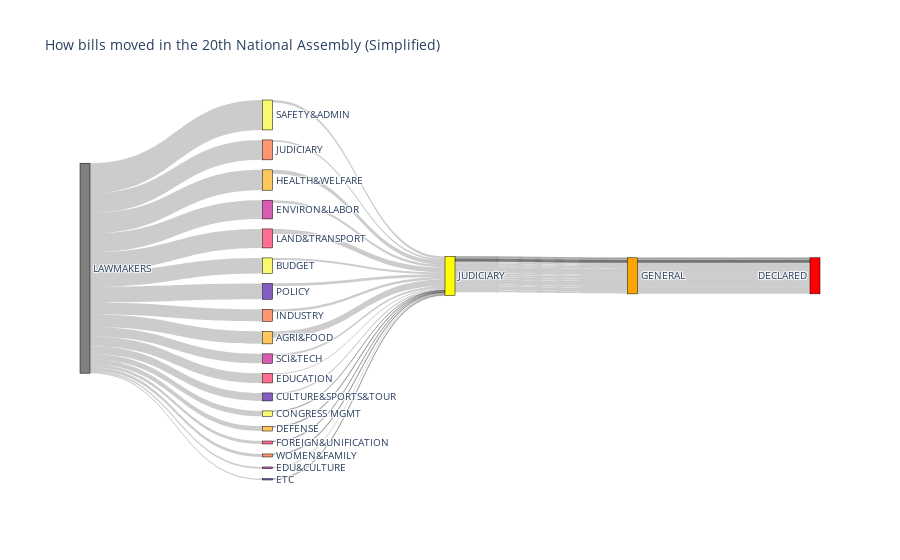

Write notebook code for a chart like this one.
### Markdown cell above
### 3. Visualization

This notebook uses Plotly's Sankey Diagram to visualize how bills moved in the 20th National Assembly. The diagram will allow us to see in which stage in the legislation were the largest number of bills were killed.

### Code cell
# Build a sankey diagram.
labels = ["LAWMAKERS", 
          "ETC", "EDU&CULTURE", "FOREIGN&UNIFICATION", "WOMEN&FAMILY", "DEFENSE", 
          "CONGRESS MGMT", "CULTURE&SPORTS&TOUR", "SCI&TECH", "EDUCATION", "INDUSTRY",
          "AGRI&FOOD", "BUDGET", "POLICY", "ENVIRON&LABOR", "LAND&TRANSPORT", 
          "JUDICIARY", "HEALTH&WELFARE", "SAFETY&ADMIN",
          "JUDICIARY", "GENERAL", "DECLARED"]

# Create source nodes.
source_list = []
source_list += 18 * [0]
source_list += list(range(1,19))
source_list += 18 * [19]
source_list += 18 * [20]

# Create target nodes.
target_list = []
target_list += list(range(1,19))
target_list += 18 * [19]
target_list += 18 * [20]
target_list += 18 * [21]

# Attribute values to each node.
value_list = []
value_list += twenty_bills_count['PROPOSE'].tolist()
value_list += twenty_bills_count['COMMITEE_VOTE'].tolist()
value_list += twenty_bills_count['GENERAL_SESSION'].tolist()
value_list += twenty_bills_count['ANNOUNCEMENT'].tolist()

# Add colors to each node.
tab_color_list = []
tab_color_list += ["gray"]
tab_color_list += twenty_bills_count['COLOR'].tolist()
tab_color_list += ["yellow", "orange", "red"]

fig = go.Figure(data = [go.Sankey(node = dict(pad = 10, 
                                              thickness = 10, 
                                              line = dict(color = "black", width = 0.5),
                                              label = labels,
                                              color = tab_color_list),
                                  link = dict(source = source_list,
                                              target = target_list,
                                              value = value_list,
                                             ))])

fig.update_layout(title_text="How bills moved in the 20th National Assembly (Simplified)", 
                  font_size=10)
fig.show()

### Figure 1 — Plotly figure (JSON) as saved in the notebook; plotly's stock layout.template omitted (floating-point values rounded to 4 significant figures)
{"data": [{"link": {"source": [0, 0, 0, 0, 0, 0, 0, 0, 0, 0, 0, 0, 0, 0, 0, 0, 0, 0, 1, 2, 3, 4, 5, 6, 7, 8, 9, 10, 11, 12, 13, 14, 15, 16, 17, 18, 19, 19, 19, 19, 19, 19, 19, 19, 19, 19, 19, 19, 19, 19, 19, 19, 19, 19, 20, 20, 20, 20, 20, 20, 20, 20, 20, 20, 20, 20, 20, 20, 20, 20, 20, 20], "target": [1, 2, 3, 4, 5, 6, 7, 8, 9, 10, 11, 12, 13, 14, 15, 16, 17, 18, 19, 19, 19, 19, 19, 19, 19, 19, 19, 19, 19, 19, 19, 19, 19, 19, 19, 19, 20, 20, 20, 20, 20, 20, 20, 20, 20, 20, 20, 20, 20, 20, 20, 20, 20, 20, 21, 21, 21, 21, 21, 21, 21, 21, 21, 21, 21, 21, 21, 21, 21, 21, 21, 21], "value": [115, 149, 255, 263, 412, 468, 694, 826, 835, 1055, 1087, 1348, 1382, 1630, 1655, 1736, 1773, 2605, 66, 119, 57, 75, 82, 27, 113, 181, 95, 229, 558, 181, 223, 223, 435, 158, 331, 221, 65, 125, 43, 74, 68, 26, 103, 126, 97, 216, 527, 147, 210, 204, 416, 160, 327, 187, 65, 125, 43, 74, 68, 26, 103, 126, 97, 214, 527, 145, 209, 204, 416, 160, 327, 212]}, "node": {"color": ["gray", "#845ec2", "#D65DB1", "#FF6F91", "#FF9671", "#FFC75F", "#F9F871", "#845ec2", "#D65DB1", "#FF6F91", "#FF9671", "#FFC75F", "#F9F871", "#845ec2", "#D65DB1", "#FF6F91", "#FF9671", "#FFC75F", "#F9F871", "yellow", "orange", "red"], "label": ["LAWMAKERS", "ETC", "EDU&CULTURE", "FOREIGN&UNIFICATION", "WOMEN&FAMILY", "DEFENSE", "CONGRESS MGMT", "CULTURE&SPORTS&TOUR", "SCI&TECH", "EDUCATION", "INDUSTRY", "AGRI&FOOD", "BUDGET", "POLICY", "ENVIRON&LABOR", "LAND&TRANSPORT", "JUDICIARY", "HEALTH&WELFARE", "SAFETY&ADMIN", "JUDICIARY", "GENERAL", "DECLARED"], "line": {"color": "black", "width": 0.5}, "pad": 10, "thickness": 10}, "type": "sankey"}], "layout": {"font": {"size": 10}, "title": {"text": "How bills moved in the 20th National Assembly (Simplified)"}}}
